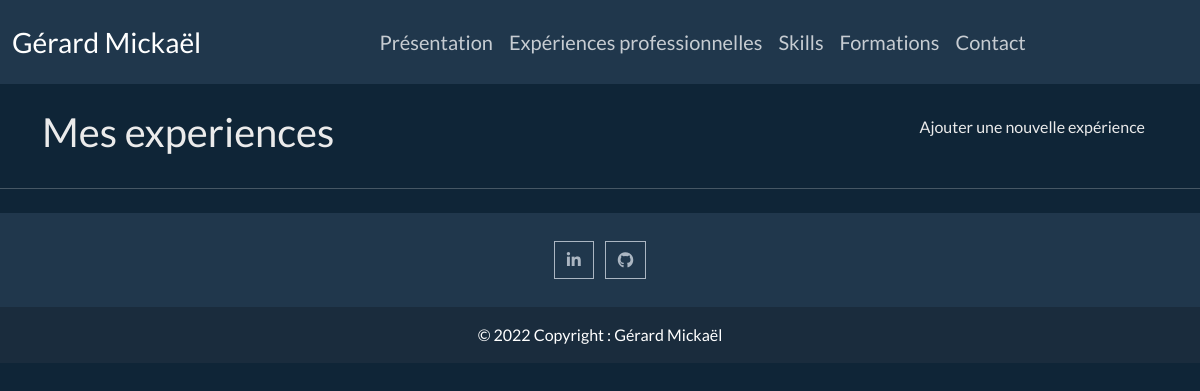
Page /experience on the earlier database version.
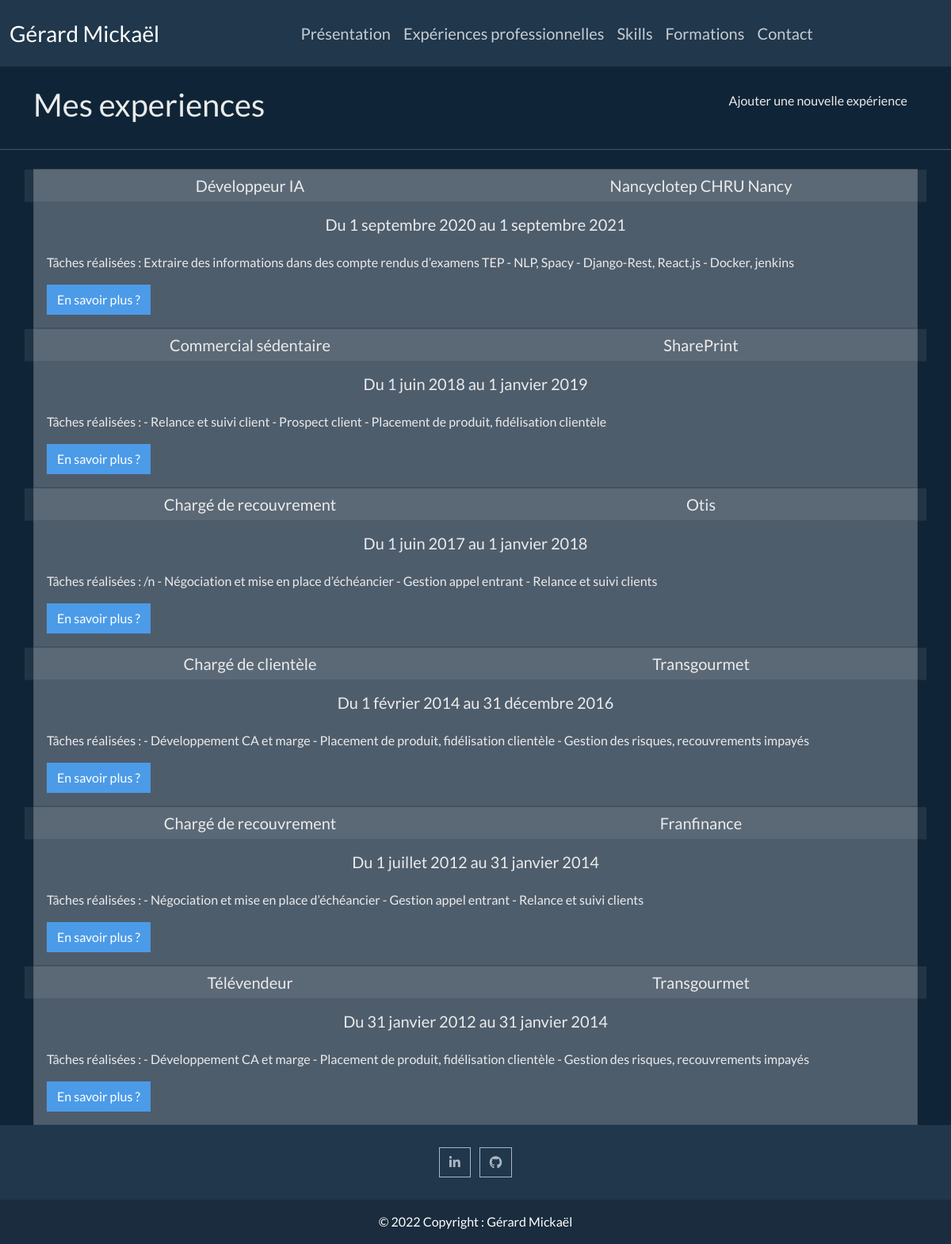
Same page on the later database version.
### experience/models.py (models this page shows, shortened)
class ExperiencePro(models.Model):
    metier = models.CharField(max_length=150)
    societe = models.CharField(max_length=150)
    contenu = models.TextField()
    slug = models.SlugField(max_length=100)
    date_start = models.DateField()
    date_end = models.DateField()
    image = models.ImageField(default='default.jpg')

### experience/views.py (the view)
# urls.py: path('experience', views.experiences_pro, name='experiences'),
def experiences_pro(request):
    experiences = ExperiencePro.objects.all()
    return render(request, 'experience/experience.html', context={'experiences': experiences})

### experience/templates/experience/experience.html (shortened to what this page needs)
{% extends 'navbar_footer.html' %}
{% block contenu %}
<div class="container mt-4">
    <div class="row">
        <div class="col-lg-6 text-lg-start">
            <h1>Mes experiences</h1>
        </div>
        <div class="col-lg-6 text-lg-end">
            <a class="btn btn-black" href="{% url 'experiences:creer' %}">Ajouter une nouvelle expérience</a>
        </div>
    </div>
</div>
<hr class="my-4">
<div class="container">
    {% for experience in experiences %}
    <div class="card">
        <div class="row">
            <h5 class="card-header col-6 text-center">{{ experience.metier }}</h5>
            <h5 class="card-header col-6 text-center">{{ experience.societe }}</h5>
        </div>
        <div class="card-body text-truncate">
            <h5 class="card-title text-center mb-4">Du {{experience.date_start}} au {{experience.date_end}}</h5>
            <p class="card-text">{{experience.contenu}}</p>
            <a class="btn btn-primary" href="{% url 'experiences:experience' slug=experience.slug %}">En savoir plus
                ?</a>
        </div>
    </div>
    {% endfor %}
</div>
{% endblock %}

Differences in the rows shown:
added ExperiencePro: metier "Développeur IA", societe "Nancyclotep CHRU Nancy", date_start "1 septembre 2020", date_end "1 septembre 2021", contenu "Tâches réalisées : Extraire des informations dans des compte rendus d’examens TEP - NLP, Spacy - Django-Rest, React.js - Docker, jenkins"
added ExperiencePro: metier "Commercial sédentaire", societe "SharePrint", date_start "1 juin 2018", date_end "1 janvier 2019", contenu "Tâches réalisées : - Relance et suivi client - Prospect client - Placement de produit, fidélisation clientèle"
added ExperiencePro: metier "Chargé de recouvrement", societe "Otis", date_start "1 juin 2017", date_end "1 janvier 2018", contenu "Tâches réalisées : /n - Négociation et mise en place d’échéancier - Gestion appel entrant - Relance et suivi clients"
added ExperiencePro: metier "Chargé de clientèle", societe "Transgourmet", date_start "1 février 2014", date_end "31 décembre 2016", contenu "Tâches réalisées : - Développement CA et marge - Placement de produit, fidélisation clientèle - Gestion des risques, recouvrements impayés"
added ExperiencePro: metier "Chargé de recouvrement", societe "Franfinance", date_start "1 juillet 2012", date_end "31 janvier 2014", contenu "Tâches réalisées : - Négociation et mise en place d’échéancier - Gestion appel entrant - Relance et suivi clients"
added ExperiencePro: metier "Télévendeur", societe "Transgourmet", date_start "31 janvier 2012", date_end "31 janvier 2014", contenu "Tâches réalisées : - Développement CA et marge - Placement de produit, fidélisation clientèle - Gestion des risques, recouvrements impayés"
